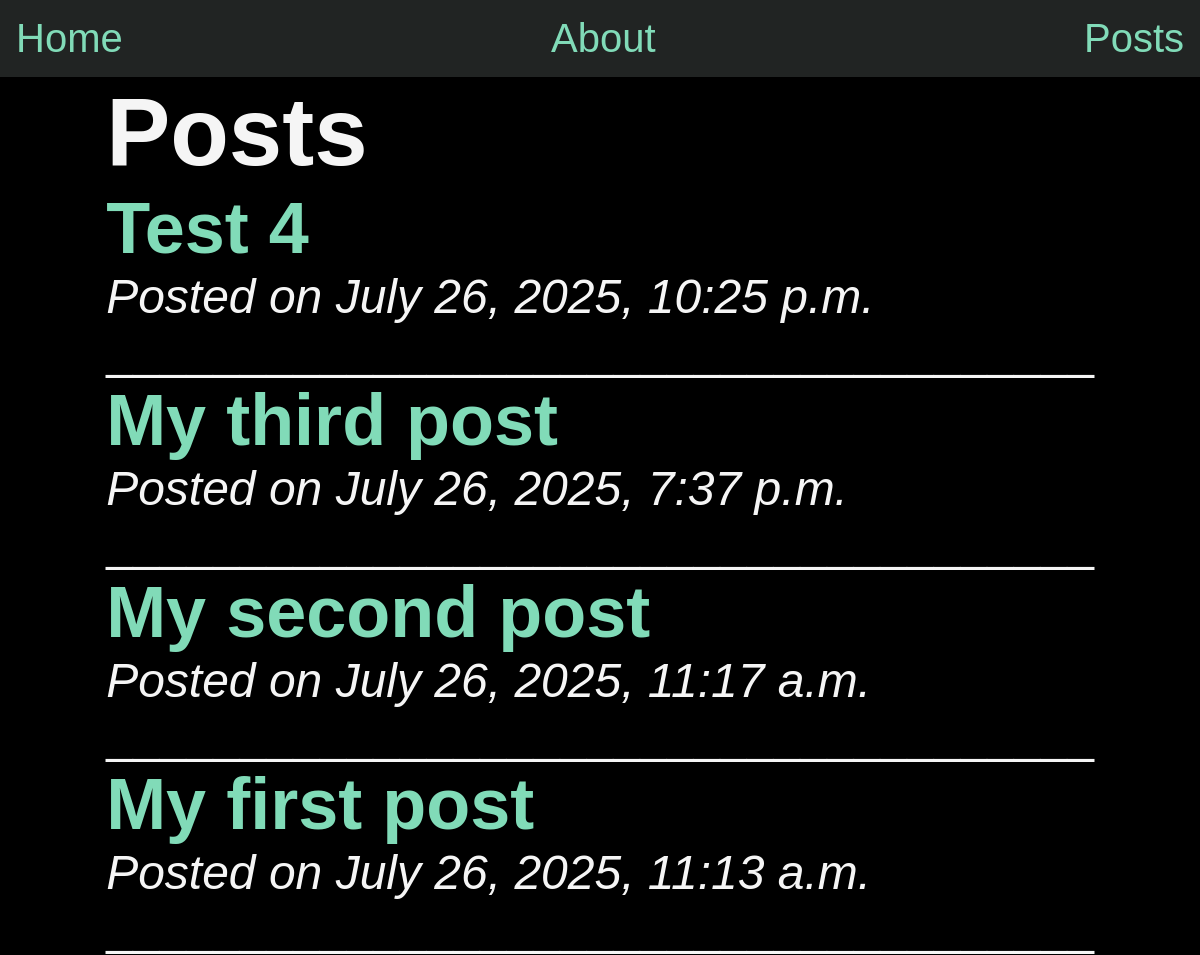
/posts/, run on the app's committed database.
### posts/models.py (models this page shows, shortened)
class Post (models.Model):
    title = models.CharField(max_length=200)
    body = models.TextField()
    slug = models.SlugField(unique=True, max_length=200)
    created_at = models.DateTimeField(auto_now_add=True)
    updated_at = models.DateTimeField(auto_now=True)
    banner  = models.ImageField(default="fallback.png", blank=True)

### posts/views.py (the view)
# urls.py: path("posts/", include('posts.urls')),
def posts(request):
    posts = Post.objects.all().order_by('-created_at')
    return render(request, 'posts/post_list.html', {'posts': posts})

### posts/templates/posts/post_list.html (shortened to what this page needs)
{% extends "layout.html" %}
{% block content %}
    <h1>Posts</h1>
    <section>
        {% for post in posts %}
            <article>
                <a href="{% url 'posts:page' slug=post.slug %}">
                    <h2>{{ post.title }}</h2>
                </a>
                <p><em>Posted on {{ post.created_at }}</em></p>
                <div>_____________________________________</div>
            </article>
        {% empty %}
            <p>No posts available.</p>
        {% endfor %}
    </section>
{% endblock %}

### static/css/style.css (style rules this page uses)
* { margin: 0; padding: 0; box-sizing: border-box; }
body { min-height: 100vh; background-color: black; color: whitesmoke; font-size: 3rem; display: flex; flex-flow: column; font-family: 'Arial', sans-serif; }
a { text-decoration: none; color: #81dbb8; }

### data on the page
Post: title "Test 4", created_at "July 26, 2025, 10:25 p.m."
Post: title "My third post", created_at "July 26, 2025, 7:37 p.m."
Post: title "My second post", created_at "July 26, 2025, 11:17 a.m."
Post: title "My first post", created_at "July 26, 2025, 11:13 a.m."
